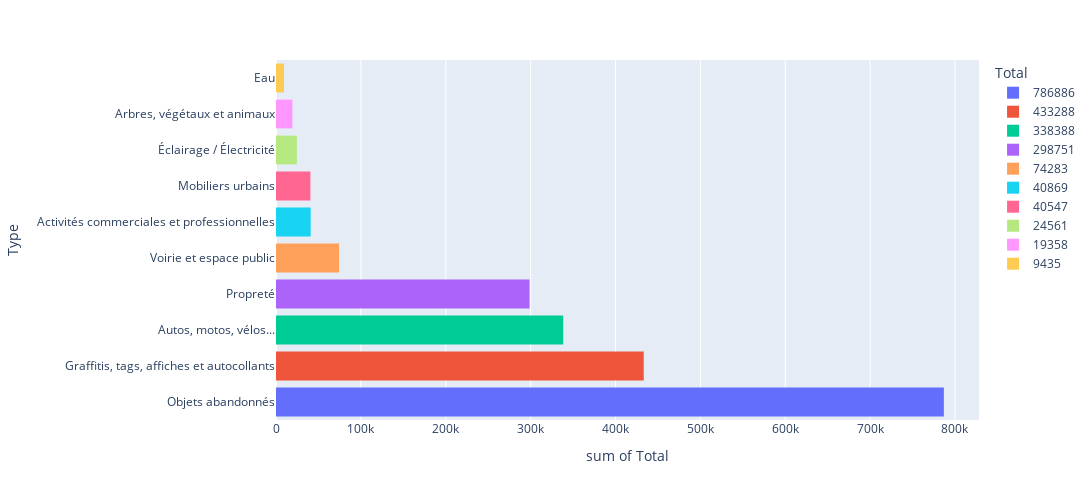

The code cell stored with this chart in its notebook:
### Code cell
df_final['TYPE DECLARATION'].replace(['Autos, motos, vélos... '],'Autos, motos, vélos...',inplace = True)

df_count_type = df_final['TYPE DECLARATION'].value_counts()

fig = px.histogram(df_count_type, y = df_count_type.index, x = 'TYPE DECLARATION',
            color='TYPE DECLARATION',
            width=1200, height=500,
            orientation='h',
            labels = {'index': 'Type', 'TYPE DECLARATION': 'Total'},)
fig.show()

### Figure 1 — Plotly figure (JSON) as saved in the notebook; plotly's stock layout.template omitted (floating-point values rounded to 4 significant figures)
{"data": [{"alignmentgroup": "True", "bingroup": "y", "histfunc": "sum", "hovertemplate": "Total=786886<br>sum of Total=%{x}<br>Type=%{y}<extra></extra>", "legendgroup": "786886", "marker": {"color": "#636efa", "pattern": {"shape": ""}}, "name": "786886", "offsetgroup": "786886", "orientation": "h", "showlegend": true, "type": "histogram", "x": [786886], "xaxis": "x", "y": ["Objets abandonnés"], "yaxis": "y"}, {"alignmentgroup": "True", "bingroup": "y", "histfunc": "sum", "hovertemplate": "Total=433288<br>sum of Total=%{x}<br>Type=%{y}<extra></extra>", "legendgroup": "433288", "marker": {"color": "#EF553B", "pattern": {"shape": ""}}, "name": "433288", "offsetgroup": "433288", "orientation": "h", "showlegend": true, "type": "histogram", "x": [433288], "xaxis": "x", "y": ["Graffitis, tags, affiches et autocollants"], "yaxis": "y"}, {"alignmentgroup": "True", "bingroup": "y", "histfunc": "sum", "hovertemplate": "Total=338388<br>sum of Total=%{x}<br>Type=%{y}<extra></extra>", "legendgroup": "338388", "marker": {"color": "#00cc96", "pattern": {"shape": ""}}, "name": "338388", "offsetgroup": "338388", "orientation": "h", "showlegend": true, "type": "histogram", "x": [338388], "xaxis": "x", "y": ["Autos, motos, vélos..."], "yaxis": "y"}, {"alignmentgroup": "True", "bingroup": "y", "histfunc": "sum", "hovertemplate": "Total=298751<br>sum of Total=%{x}<br>Type=%{y}<extra></extra>", "legendgroup": "298751", "marker": {"color": "#ab63fa", "pattern": {"shape": ""}}, "name": "298751", "offsetgroup": "298751", "orientation": "h", "showlegend": true, "type": "histogram", "x": [298751], "xaxis": "x", "y": ["Propreté"], "yaxis": "y"}, {"alignmentgroup": "True", "bingroup": "y", "histfunc": "sum", "hovertemplate": "Total=74283<br>sum of Total=%{x}<br>Type=%{y}<extra></extra>", "legendgroup": "74283", "marker": {"color": "#FFA15A", "pattern": {"shape": ""}}, "name": "74283", "offsetgroup": "74283", "orientation": "h", "showlegend": true, "type": "histogram", "x": [74283], "xaxis": "x", "y": ["Voirie et espace public"], "yaxis": "y"}, {"alignmentgroup": "True", "bingroup": "y", "histfunc": "sum", "hovertemplate": "Total=40869<br>sum of Total=%{x}<br>Type=%{y}<extra></extra>", "legendgroup": "40869", "marker": {"color": "#19d3f3", "pattern": {"shape": ""}}, "name": "40869", "offsetgroup": "40869", "orientation": "h", "showlegend": true, "type": "histogram", "x": [40869], "xaxis": "x", "y": ["Activités commerciales et professionnelles"], "yaxis": "y"}, {"alignmentgroup": "True", "bingroup": "y", "histfunc": "sum", "hovertemplate": "Total=40547<br>sum of Total=%{x}<br>Type=%{y}<extra></extra>", "legendgroup": "40547", "marker": {"color": "#FF6692", "pattern": {"shape": ""}}, "name": "40547", "offsetgroup": "40547", "orientation": "h", "showlegend": true, "type": "histogram", "x": [40547], "xaxis": "x", "y": ["Mobiliers urbains"], "yaxis": "y"}, {"alignmentgroup": "True", "bingroup": "y", "histfunc": "sum", "hovertemplate": "Total=24561<br>sum of Total=%{x}<br>Type=%{y}<extra></extra>", "legendgroup": "24561", "marker": {"color": "#B6E880", "pattern": {"shape": ""}}, "name": "24561", "offsetgroup": "24561", "orientation": "h", "showlegend": true, "type": "histogram", "x": [24561], "xaxis": "x", "y": ["Éclairage / Électricité"], "yaxis": "y"}, {"alignmentgroup": "True", "bingroup": "y", "histfunc": "sum", "hovertemplate": "Total=19358<br>sum of Total=%{x}<br>Type=%{y}<extra></extra>", "legendgroup": "19358", "marker": {"color": "#FF97FF", "pattern": {"shape": ""}}, "name": "19358", "offsetgroup": "19358", "orientation": "h", "showlegend": true, "type": "histogram", "x": [19358], "xaxis": "x", "y": ["Arbres, végétaux et animaux"], "yaxis": "y"}, {"alignmentgroup": "True", "bingroup": "y", "histfunc": "sum", "hovertemplate": "Total=9435<br>sum of Total=%{x}<br>Type=%{y}<extra></extra>", "legendgroup": "9435", "marker": {"color": "#FECB52", "pattern": {"shape": ""}}, "name": "9435", "offsetgroup": "9435", "orientation": "h", "showlegend": true, "type": "histogram", "x": [9435], "xaxis": "x", "y": ["Eau"], "yaxis": "y"}], "layout": {"barmode": "relative", "height": 500, "legend": {"title": {"text": "Total"}, "tracegroupgap": 0}, "margin": {"t": 60}, "width": 1200, "xaxis": {"anchor": "y", "categoryarray": [786886, 433288, 338388, 298751, 74283, 40869, 40547, 24561, 19358, 9435], "categoryorder": "array", "domain": [0, 1], "title": {"text": "sum of Total"}}, "yaxis": {"anchor": "x", "domain": [0, 1], "title": {"text": "Type"}}}}
